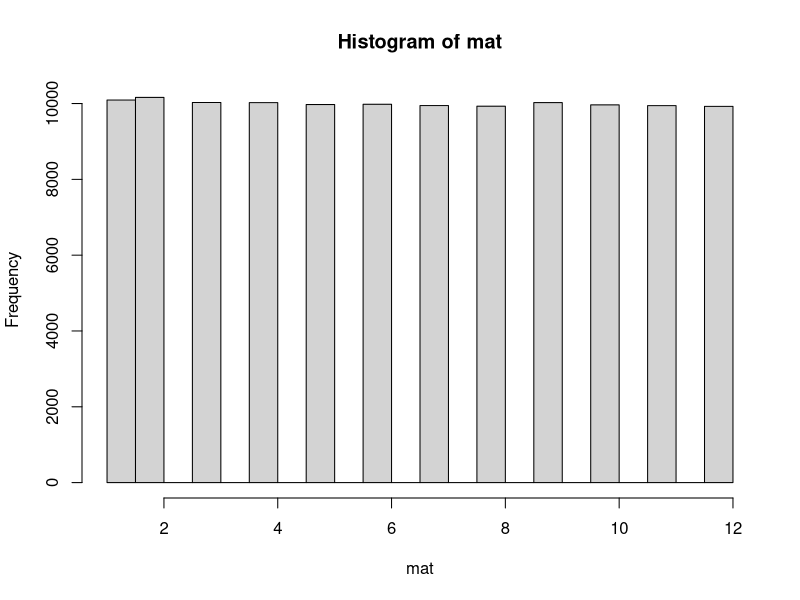
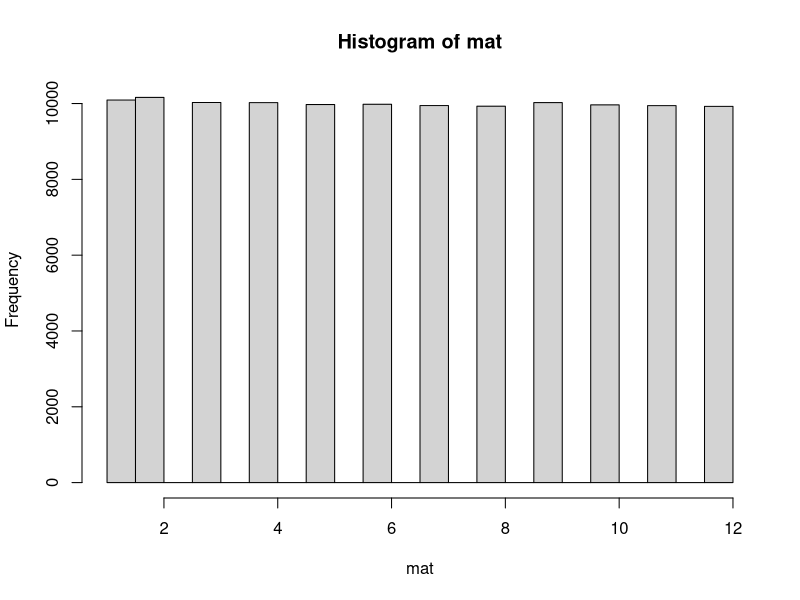
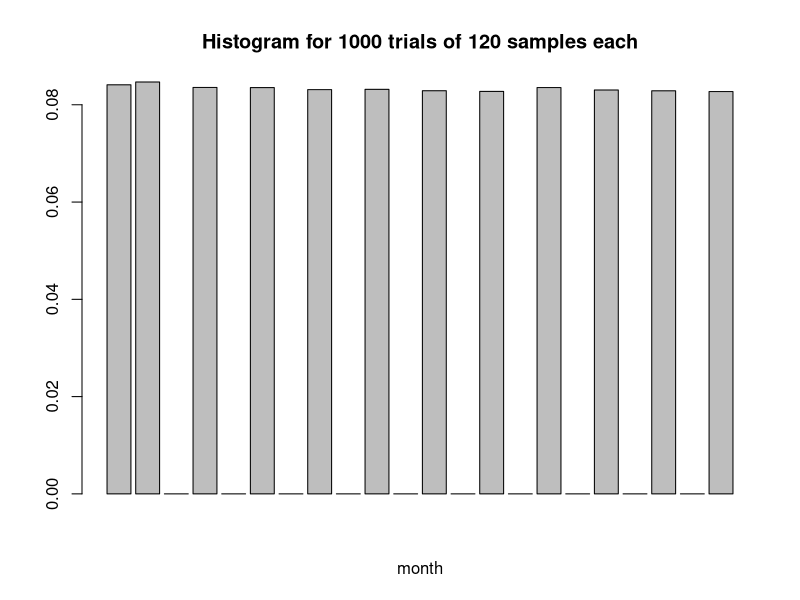
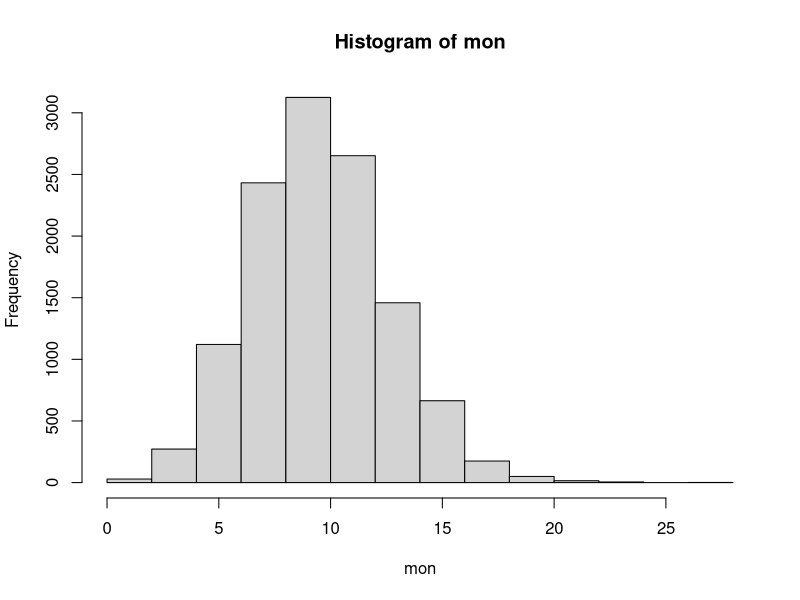

The R source for these figures, in order:
#! /usr/bin/Rscript

# problem 1: survey

nsurvey = 1000
nppl = 120

mat = matrix(,nsurvey,nppl)
mon = matrix(,nsurvey,12)

for (i in 1:nsurvey){
    mat[i,] = sample(1:12,nppl,replace=T)

    for (k in 1:12){
        mon[i,k] = sum(mat[i,]==k)
    }
}

mon = c(mon[1:nsurvey,])

paste('mean:',mean(mon))
paste('std. dev:',sd(mon))

pdf('01-1.pdf')
hist(mat)

survey_hist = hist(mat)
pdf('01-2.pdf')
barplot(survey_hist$counts/sum(survey_hist$counts),
    main=paste('Histogram for',nsurvey, 'trials of', nppl, 'samples each'),
    xlab='month')

pdf('01-3.pdf')
hist(mon)
